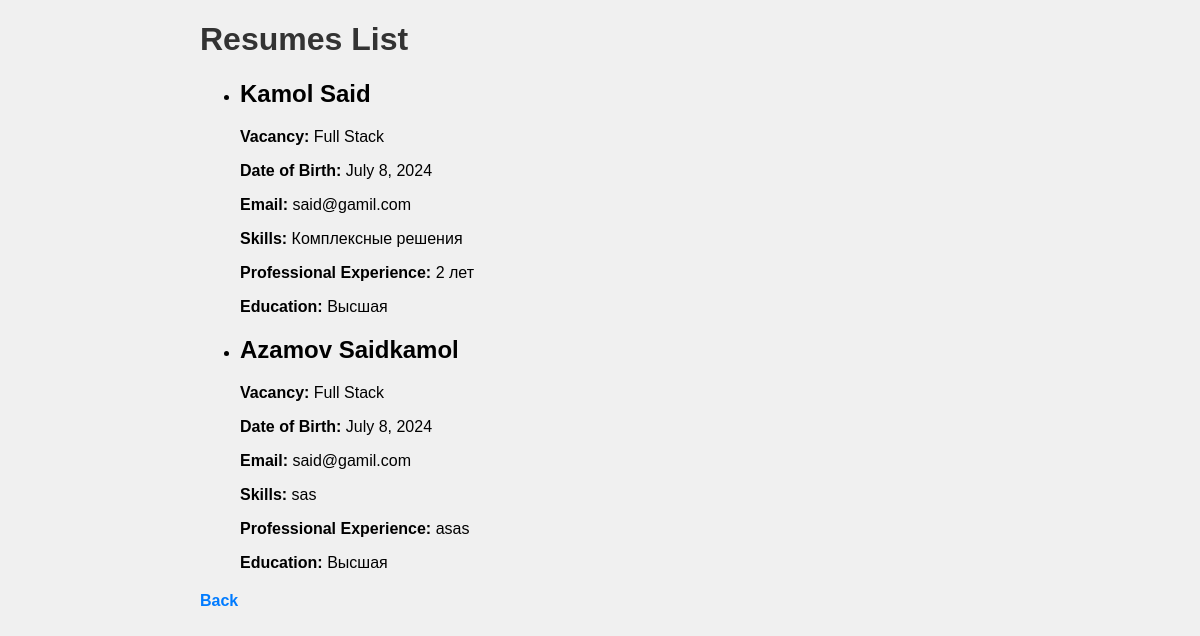
Page /work/rezume_view (signed in) on the committed database.
### my_app/models.py (models this page shows, shortened)
class Rezume(models.Model):
    vacancy = models.ForeignKey(Vacancy,on_delete=models.CASCADE)
    name = models.CharField('Name',max_length=20)
    surname = models.CharField('Surname',max_length=20)
    patronymic = models.CharField('Patronymic',max_length=20)
    date_of_birth = models.DateField()
    email = models.EmailField('Email',max_length=255)
    skills = models.CharField('Skill', max_length=100, null=True)
    pro_experience = models.CharField('Experience',max_length=255)
    education = models.CharField('Educations',max_length=100)

class Vacancy(models.Model):
    name = models.CharField('Name',max_length=233,null=True)
    company_name = models.CharField('Company',max_length=50,null=True)
    salary = models.IntegerField('Salary',null=True)
    skills = models.CharField('Skill',max_length=100,null=True)
    duties = models.CharField('Duties',max_length=50,null=True)
    address = models.CharField('Address',max_length=100,null=True)
    def __str__(self):
        return self.name

### my_app/views.py (the view)
# urls.py: path('rezume_view', RezumeListView.as_view(), name='rezume_view'),
class RezumeListView(ListView):
    model = Rezume
    template_name = 'rezume/rezume_list.html'
    context_object_name = 'rezume'
    def test_func(self):
        return self.request.user.is_authenticated and self.request.user.role.name_en == 'admin'
    def get(self, request, *args, **kwargs):
        if not self.test_func():
            raise Http404()
        return super().get(request, *args, **kwargs)

### templates/rezume/rezume_list.html (shortened to what this page needs)
{% extends 'base.html' %}
{% load static %}
{% block style %}
<link rel="stylesheet" href="{% static 'css/rezum.css' %}">
{% endblock style %}
{% block content %}
<div class="container">
    <h1>Resumes List</h1>
    <ul class="resumes-list">
        {% for resume in rezume %}
            <li>
                <h2>{{ resume.surname }} {{ resume.name }}</h2>
                <p><strong>Vacancy:</strong> {{ resume.vacancy }}</p>
                <p><strong>Date of Birth:</strong> {{ resume.date_of_birth }}</p>
                <p><strong>Email:</strong> {{ resume.email }}</p>
                <p><strong>Skills:</strong> {{ resume.skills }}</p>
                <p><strong>Professional Experience:</strong> {{ resume.pro_experience }}</p>
                <p><strong>Education:</strong> {{ resume.education }}</p>
            </li>
        {% empty %}
            <li>No resumes found.</li>
        {% endfor %}
    </ul>
    <a href="{% url 'index' %}" class="back-link">Back</a>
</div>
{% endblock content %}

### static/css/rezum.css (style rules this page uses)
body { font-family: Arial, sans-serif; background-color: #f0f0f0; margin: 0; padding: 0; }
h1 { color: #333; }
.container { max-width: 800px; margin: 20px auto; }
.back-link { display: block; margin-top: 20px; text-decoration: none; color: #007bff; font-weight: bold; }

### rows in the picture
Rezume: surname "Kamol", name "Said", vacancy "Full Stack", date_of_birth "July 8, 2024", email "said@gamil.com", skills "Комплексные решения", pro_experience "2 лет", education "Высшая"
Rezume: surname "Azamov", name "Saidkamol", vacancy "Full Stack", date_of_birth "July 8, 2024", email "said@gamil.com", skills "sas", pro_experience "asas", education "Высшая"
